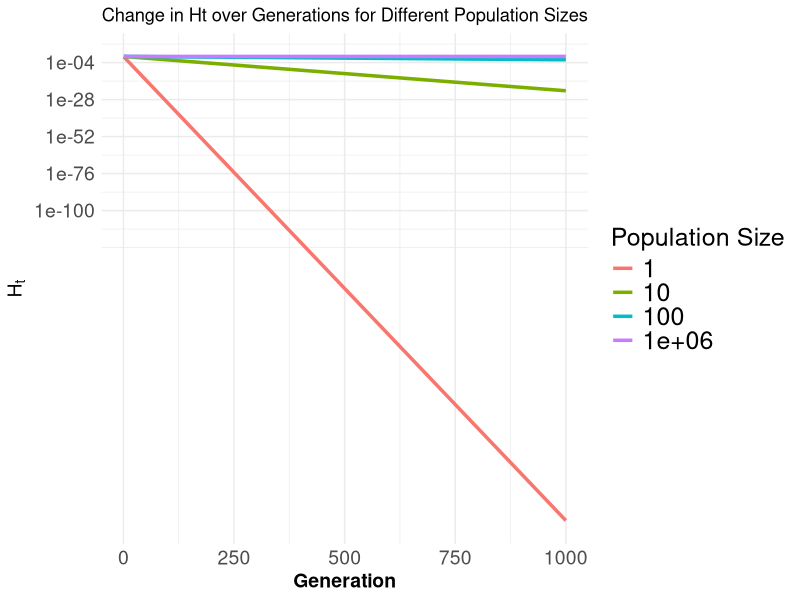
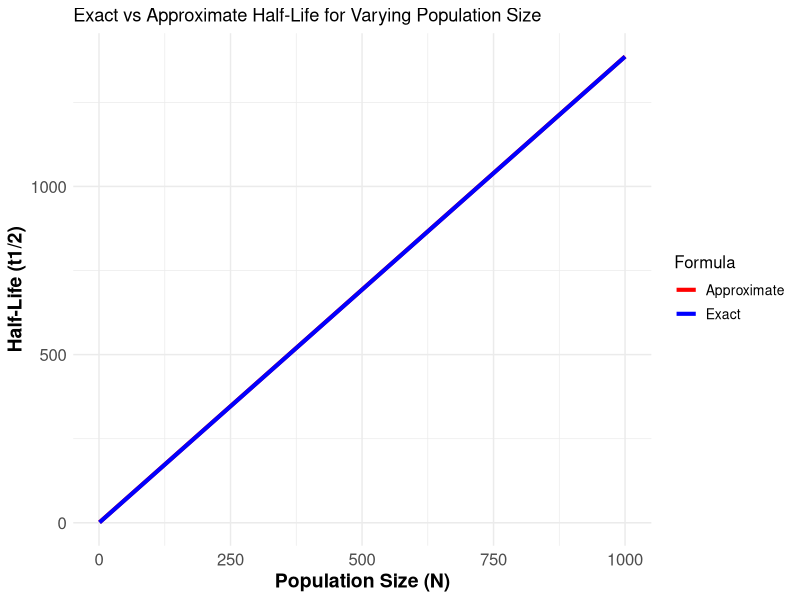
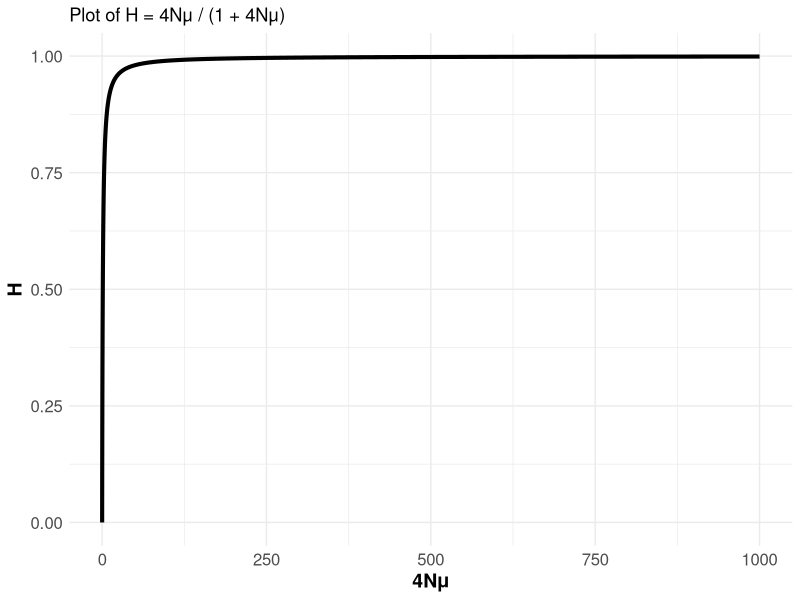
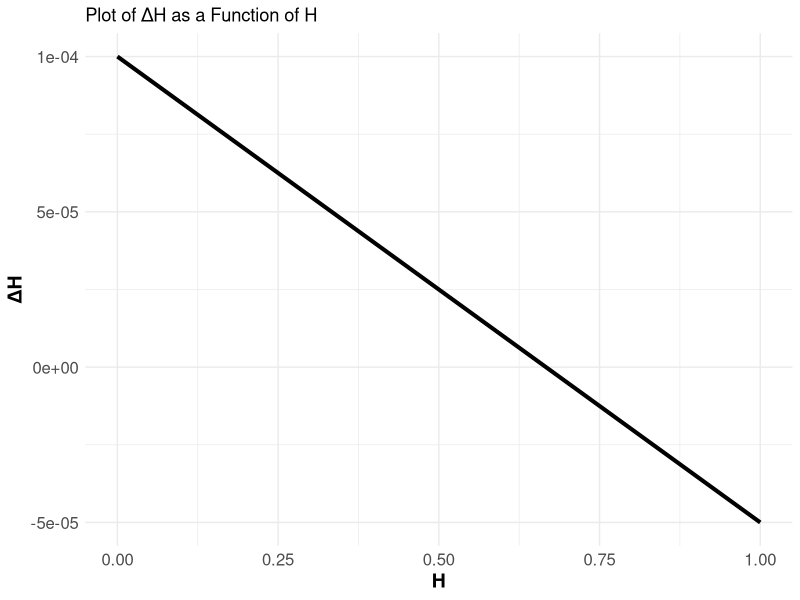
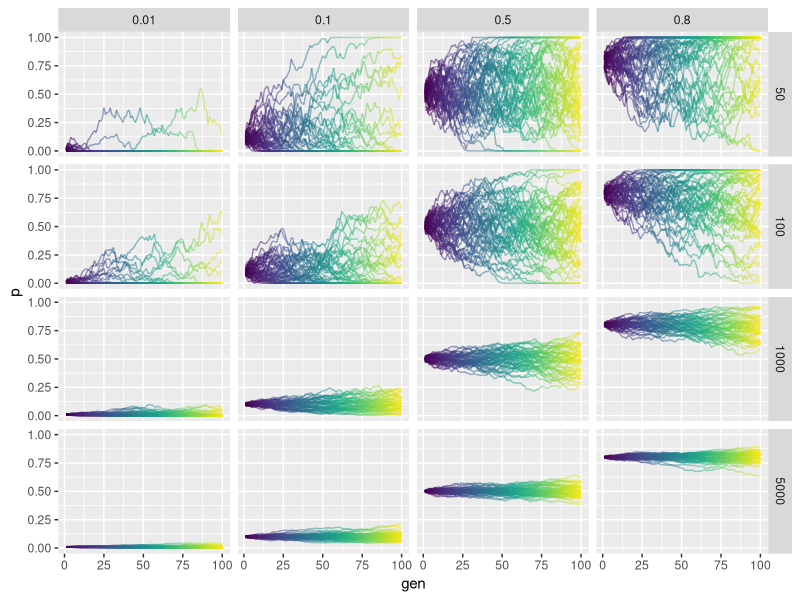
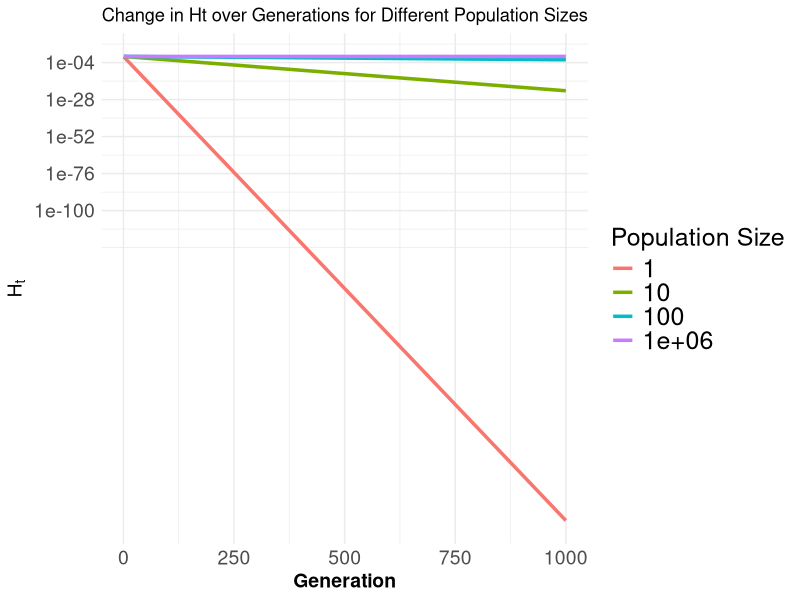
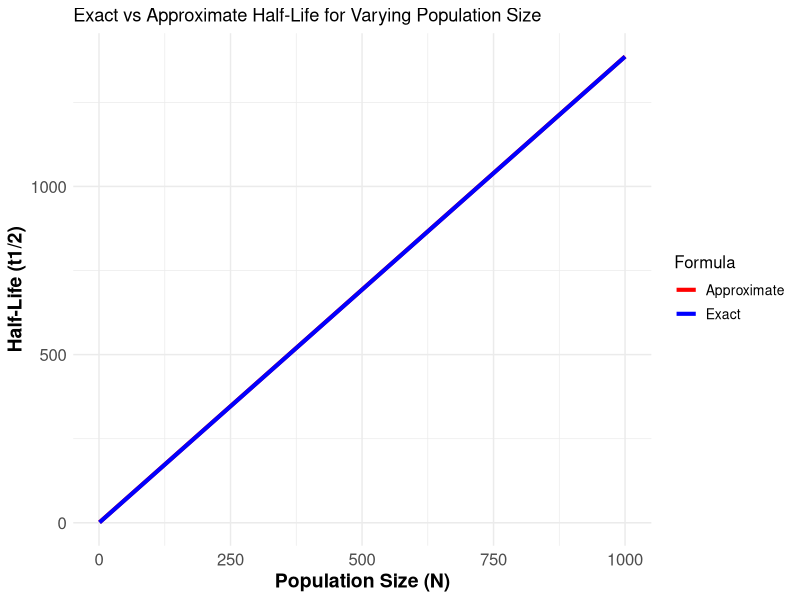
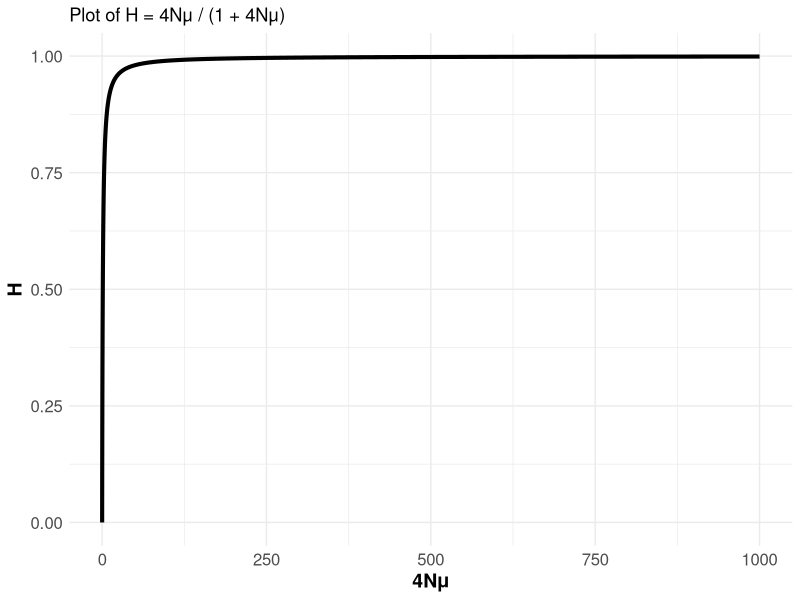

Source code (R) for these figures, in order:
#### Change in Ht over Generations for Different Population Sizes ####

library(tidyverse)
options(scipen = 1)
calculate_Ht <- function(H0, N, t) {
  H0 * ((1 - (1 / (2 * N))) ^ t)
}


H0 <- 1
generations <- 1:1000
population_sizes <- c(1, 10, 100, 1000000)


data <- expand.grid(Generation = generations, Population_Size = population_sizes) %>%
  mutate(Ht = map2_dbl(Population_Size, Generation, ~calculate_Ht(H0, .x, .y)))


ggplot(data, aes(x = Generation, y = Ht, color = as.factor(Population_Size), group = Population_Size)) +
  geom_line(size = 1.2) +  
  scale_y_log10() +  
  labs(x = "Generation",
       y = expression(H[t]),
       color = "Population Size",
       title = "Change in Ht over Generations for Different Population Sizes") +
  theme_minimal() +
  theme(
    legend.title = element_text(size = 18),
    legend.text = element_text(size = 18),
    axis.title.x = element_text(size = 14, face = "bold"), 
    axis.title.y = element_text(size = 14, face = "bold"),
    axis.text.x = element_text(size = 14),
    axis.text.y = element_text(size = 14)
  )

ggsave("Ht_change_over_generations.png", width = 10, height = 6, dpi = 900)

#### Exact vs Approximate Half-Life for Varying Population Size ####

exact_half_life <- function(N) {
  -log(2) / log(1 - 1/(2*N))
}

approx_half_life <- function(N) {
  2 * N * log(2)
}

N_values <- tibble(N = 1:1000)

half_lives <- N_values %>%
  mutate(
    Exact = map_dbl(N, exact_half_life),
    Approximate = map_dbl(N, approx_half_life)
  )

long_half_lives <- half_lives %>%
  pivot_longer(
    cols = c(Exact, Approximate),
    names_to = "Formula",
    values_to = "Half_life"
  )

ggplot(long_half_lives, aes(x = N, y = Half_life, color = Formula, group = Formula)) +
  geom_line(size = 1.4) +
  scale_color_manual(values = c("Exact" = "blue", "Approximate" = "red")) +
  theme_minimal() +
  labs(
    x = "Population Size (N)",
    y = "Half-Life (t1/2)",
    title = "Exact vs Approximate Half-Life for Varying Population Size",
    color = "Formula"
  ) +
  theme(
    axis.text.x = element_text(size = 12),
    axis.text.y = element_text(size = 12),
    axis.title.x = element_text(size = 14, face = "bold"),
    axis.title.y = element_text(size = 14, face = "bold"),
    legend.title = element_text(size = 12),
    legend.text = element_text(size = 10)
  )

ggsave("half_life_plot.png", width = 10, height = 6, dpi = 900)

#### 4Nμ ####

x_values <- seq(1e-10, 1000, by = 0.01)
y_values <- x_values / (1 + x_values)

data <- data.frame(x = x_values, y = y_values)

ggplot(data, aes(x = x, y = y)) +
  geom_line(size = 1.4) +
  theme_minimal() +
  labs(x = "4Nμ", y = "H", title = "Plot of H = 4Nμ / (1 + 4Nμ)") +
  theme(
    axis.text.x = element_text(size = 12),
    axis.text.y = element_text(size = 12),
    axis.title.x = element_text(size = 14, face = "bold"),
    axis.title.y = element_text(size = 14, face = "bold"),
    legend.title = element_text(size = 12),
    legend.text = element_text(size = 10)
  )

ggsave("plot_H_4Nμ.png", width = 8, height = 6, dpi = 900)

#### ΔH ####

N <- 10^4
u <- 5 * 10^-5

delta_H <- function(H) {
  (-1 / (2 * N)) * H + 2 * u * (1 - H)
}

H_values <- seq(0, 1, length.out = 1000)
delta_H_values <- delta_H(H_values)
data <- tibble(H = H_values, Delta_H = delta_H_values)

ggplot(data, aes(x = H, y = Delta_H)) +
  geom_line(size = 1.4) +
  labs(title = "Plot of ΔH as a Function of H",
       x = "H",
       y = "ΔH") +
  theme_minimal() +
  theme(
    axis.text.x = element_text(size = 12),
    axis.text.y = element_text(size = 12),
    axis.title.x = element_text(size = 14, face = "bold"),
    axis.title.y = element_text(size = 14, face = "bold"),
    legend.title = element_text(size = 12),
    legend.text = element_text(size = 10)
  )

ggsave("plot_ΔH_H.png", width = 8, height = 6, dpi = 900)


#### WF ####


library(viridis)

wf_df <- data.frame()
sizes <- c(50, 100, 1000, 5000)
starting_p <- c(.01, .1, .5, .8)

n_gen <- 100
n_reps <- 50

for(N in sizes){
  for(p in starting_p){
    p0 <- p
    for(j in 1:n_gen){
      X <- rbinom(n_reps, 2*N, p)
      p <- X / (2*N)
      rows <- data.frame(replicate = 1:n_reps, N = rep(N, n_reps), 
                         gen = rep(j, n_reps), p0 = rep(p0, n_reps), 
                         p = p)
      wf_df <- bind_rows(wf_df, rows)
    }
  }
}

p <- ggplot(wf_df, aes(x = gen, y = p, group = replicate, color = as.factor(gen))) +
  geom_path(alpha = .5) + facet_grid(N ~ p0) +
  scale_color_viridis_d() +  
  guides(color="none")

p
ggsave("plot_W_F.png", width = 8, height = 6, dpi = 900)


#### tajima ####

require(ape)
data(woodmouse)
tajima.test <- function(x)
{
  n <- if (is.list(x)) length(x) else dim(x)[1]
  if (n < 4) {
    warning("Tajima test requires at least 4 sequences")
    return(list(D = NaN, Pval.normal = NaN, Pval.beta = NaN))
  }
  khat <- mean(dist.dna(x, "N"))
  S <- length(seg.sites(x))
  if (!S) {
    warning("no segregating sites")
    return(list(D = NaN, Pval.normal = NaN, Pval.beta = NaN))
  }
  tmp <- 1:(n - 1)
  a1 <- sum(1/tmp)
  a2 <- sum(1/tmp^2)
  b1 <- (n + 1)/(3 * (n - 1))
  b2 <- 2 * (n^2 + n + 3)/(9 * n * (n - 1))
  c1 <- b1 - 1/a1
  c2 <- b2 - (n + 2)/(a1 * n) + a2/a1^2
  e1 <- c1/a1
  e2 <- c2/(a1^2 + a2)
  D <- (khat - S/a1)/sqrt(e1 * S + e2 * S * (S - 1))
  Dmin <- (2/n - 1/a1)/sqrt(e2)
  Dmax <- ((n + 1)/(2 * n) - 1/a1)/sqrt(e2)
  tmp1 <- 1 + Dmin * Dmax
  tmp2 <- Dmax - Dmin
  a <- -tmp1 * Dmax/tmp2
  b <- tmp1 * Dmin/tmp2
  p <- pbeta((D - Dmin)/tmp2, b, a)
  p <- if (p < 0.5) 2 * p else 2 * (1 - p)
  list(D = D, Pval.normal = 2 * pnorm(-abs(D)), Pval.beta = p)
}

tajima.test(woodmouse)




